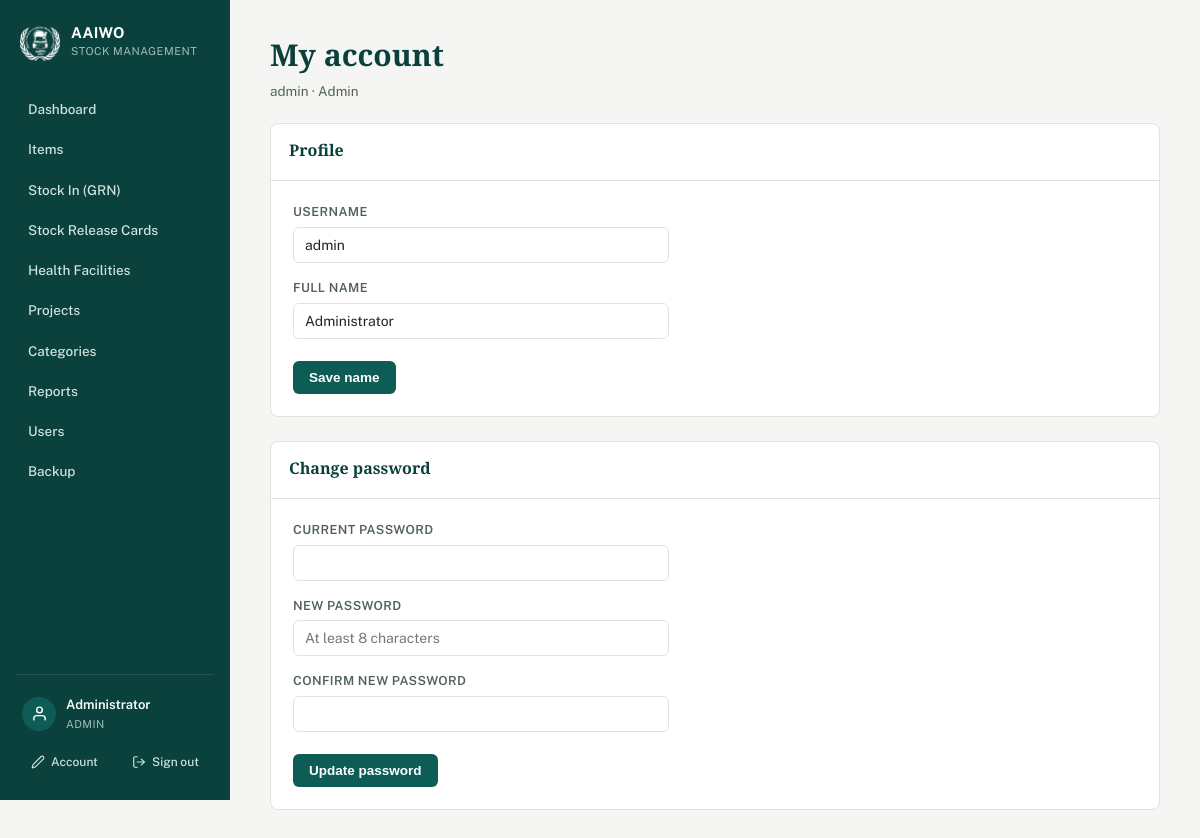
Screenshot of /my_account.php (signed in) with the database file from the repository.
### tables this page shows
CREATE TABLE Users (
            UserID INTEGER PRIMARY KEY AUTOINCREMENT,
            Username TEXT NOT NULL UNIQUE,
            PasswordHash TEXT NOT NULL,
            FullName TEXT,
            Role TEXT NOT NULL DEFAULT 'staff',
            Active INTEGER NOT NULL DEFAULT 1,
            MustChangePassword INTEGER NOT NULL DEFAULT 0,
            CreatedAt TEXT NOT NULL DEFAULT (datetime('now'))
        , FailedLoginAttempts INTEGER NOT NULL DEFAULT 0, LockedUntil TEXT, Office TEXT);

### includes/functions.php (called while the page is built, shortened)
<?php
require_once __DIR__ . '/../config/db.php';
function h(?string $s): string {
    return htmlspecialchars($s ?? '', ENT_QUOTES, 'UTF-8');
}
function current_user(): ?array {
    return $_SESSION['user_full'] ?? null;
}
function require_login(): void {
    $stmt = db()->prepare('SELECT * FROM Users WHERE UserID = ?');
    $stmt->execute([$_SESSION['user']['UserID']]);
}

### config/db.php (called while the page is built, shortened)
<?php
function db_file_path(): string {
    return __DIR__ . '/../data/stock_management.sqlite';
}
function db(): PDO {
    static $pdo = null;
    if ($pdo === null) {
        $path = db_file_path();
        $pdo = new PDO('sqlite:' . $path);
        $pdo->setAttribute(PDO::ATTR_ERRMODE, PDO::ERRMODE_EXCEPTION);
        $pdo->setAttribute(PDO::ATTR_DEFAULT_FETCH_MODE, PDO::FETCH_ASSOC);
        $pdo->exec('PRAGMA foreign_keys = ON');
        stockapp_migrate($pdo);
    }
    return $pdo;
}
function stockapp_migrate(PDO $pdo): void {
    $pdo->exec("
        CREATE TABLE IF NOT EXISTS Users (
            UserID INTEGER PRIMARY KEY AUTOINCREMENT,
            Username TEXT NOT NULL UNIQUE COLLATE NOCASE,
            PasswordHash TEXT NOT NULL,
            FullName TEXT,
            Role TEXT NOT NULL DEFAULT 'staff',
            Active INTEGER NOT NULL DEFAULT 1,
            MustChangePassword INTEGER NOT NULL DEFAULT 0,
            CreatedAt TEXT NOT NULL DEFAULT (datetime('now'))
        )
    ");
    $auditCols = [
        'CreatedByUserID' => 'INTEGER',
        'UpdatedByUserID' => 'INTEGER',
        'CreatedAt' => 'TEXT',
        'UpdatedAt' => 'TEXT',
        'GroupName' => 'TEXT',
    ];
    foreach (['StockReceipts', 'StockReleases'] as $table) {
        $existing = array_column($pdo->query('PRAGMA table_info(' . $table . ')')->fetchAll(), 'name');
    }
    $stockReleasesExists = (bool)$pdo->query("SELECT name FROM sqlite_master WHERE type='table' AND name='StockReleases'")->fetchColumn();
    if ($stockReleasesExists) {
        $existingReleaseCols = array_column($pdo->query('PRAGMA table_info(StockReleases)')->fetchAll(), 'name');
    }
    $pdo->exec('CREATE TABLE IF NOT EXISTS Projects (
        ProjectID INTEGER PRIMARY KEY AUTOINCREMENT,
        ProjectName TEXT NOT NULL,
        Description TEXT,
        CreatedByUserID INTEGER,
        CreatedAt TEXT,
        UpdatedByUserID INTEGER,
        UpdatedAt TEXT
    )');
    foreach (['Items', 'StockReceipts', 'StockReleases'] as $projectTable) {
        $existingCols = array_column($pdo->query('PRAGMA table_info(' . $projectTable . ')')->fetchAll(), 'name');
    }
    $categoriesExisted = (bool)$pdo->query("SELECT name FROM sqlite_master WHERE type='table' AND name='ItemCategories'")->fetchColumn();
    $pdo->exec('CREATE TABLE IF NOT EXISTS ItemCategories (
        CategoryID INTEGER PRIMARY KEY AUTOINCREMENT,
        CategoryName TEXT NOT NULL,
        CategoryNameLocal TEXT,
        CreatedAt TEXT
    )');
    $existingItemCols = array_column($pdo->query('PRAGMA table_info(Items)')->fetchAll(), 'name');
    $existingUserCols = array_column($pdo->query('PRAGMA table_info(Users)')->fetchAll(), 'name');
    foreach (['Items', 'HealthFacilities', 'StockReceipts', 'StockReleases'] as $table) {
        $tableExists = (bool)$pdo->query("SELECT name FROM sqlite_master WHERE type='table' AND name='$table'")->fetchColumn();
        $cols = array_column($pdo->query('PRAGMA table_info(' . $table . ')')->fetchAll(), 'name');
    }
    $hfTableExists = (bool)$pdo->query("SELECT name FROM sqlite_master WHERE type='table' AND name='HealthFacilities'")->fetchColumn();
    if ($hfTableExists) {
        $existingHfCols = array_column($pdo->query('PRAGMA table_info(HealthFacilities)')->fetchAll(), 'name');
    }
    $itemsTableExists = (bool)$pdo->query("SELECT name FROM sqlite_master WHERE type='table' AND name='Items'")->fetchColumn();
    if ($itemsTableExists) {
        $existingItemCols = array_column($pdo->query('PRAGMA table_info(Items)')->fetchAll(), 'name');
    }
    $userCount = (int)$pdo->query('SELECT COUNT(*) FROM Users')->fetchColumn();
}

### my_account.php (the view, shortened to what this page needs)
<?php
require __DIR__ . '/includes/functions.php';
require_login();
require __DIR__ . '/includes/header.php';
?>
<div class="page-head">
  <div>
    <h1>My account</h1>
    <p><?= h($me['Username']) ?> &middot; <?= h(ucfirst($me['Role'])) ?><?= $me['Role'] !== 'admin' ? ' · ' . h(office_label($me['Office'] ?? null)) : '' ?></p>
  </div>
</div>
<div class="panel">
  <div class="panel-head"><h2>Profile</h2></div>
  <form method="post" style="padding:22px;max-width:420px;">
    <div class="field">
      <label>Username</label>
      <input type="text" value="<?= h($me['Username']) ?>" disabled>
    </div>
    <div class="field">
      <label>Full name</label>
      <input type="text" name="FullName" value="<?= h($me['FullName'] ?? '') ?>">
    </div>
    <div class="actions">
      <button class="btn" type="submit">Save name</button>
    </div>
  </form>
</div>
<div class="panel">
  <div class="panel-head"><h2>Change password</h2></div>
  <form method="post" style="padding:22px;max-width:420px;">
    <div class="field">
      <label>Current password</label>
      <input type="password" name="CurrentPassword" required autocomplete="current-password">
    </div>
    <div class="field">
      <label>New password</label>
      <input type="password" name="NewPassword" required autocomplete="new-password" placeholder="At least 8 characters">
    </div>
    <div class="field">
      <label>Confirm new password</label>
      <input type="password" name="ConfirmPassword" required autocomplete="new-password">
    </div>
    <div class="actions">
      <button class="btn" type="submit">Update password</button>
    </div>
  </form>
</div>
<?php require __DIR__ . '/includes/footer.php'; ?>

### includes/header.php (shortened to what this page needs)
<?php
require_once __DIR__ . '/functions.php';
$me = current_user();
$current = basename($_SERVER['SCRIPT_NAME']);
$importType = $_GET['type'] ?? ($_POST['import_type'] ?? '');
$isImportGrn = ($current === 'import.php' && $importType !== 'card');
$isImportCard = ($current === 'import.php' && $importType === 'card');
?>
<!DOCTYPE html>
<html lang="en">
<head>
<?php
$cssPath = __DIR__ . '/../assets/style.css';
$cssVer = is_file($cssPath) ? filemtime($cssPath) : 1;
?>
<link rel="stylesheet" href="<?= isset($assetPrefix) ? $assetPrefix : '' ?>assets/style.css?v=<?= $cssVer ?>">
</head>
<body>
<div class="shell">
  <aside class="sidebar">
    <div class="brand" title="Afghan Alfouz Innovational Welfare Organization">
      <img src="<?= isset($assetPrefix) ? $assetPrefix : '' ?>assets/logo-white.png" alt="AAIWO" class="brand-mark-logo">
      <div>
        <div class="brand-title">AAIWO</div>
        <div class="brand-sub">Stock Management</div>
      </div>
    </div>
    <nav>
      <a href="index" class="<?= $current==='index.php'?'active':'' ?>">Dashboard</a>
      <a href="items" class="<?= in_array($current, ['items.php','item_form.php','import_items.php','export_items.php'], true) ? 'active' : '' ?>">Items</a>
      <a href="receipts" class="<?= (in_array($current, ['receipts.php','receipt_form.php','receipt_view.php','export_excel.php'], true) || $isImportGrn) ? 'active' : '' ?>">Stock In (GRN)</a>
      <a href="releases" class="<?= (in_array($current, ['releases.php','release_form.php','release_view.php','export_excel.php'], true) || $isImportCard) ? 'active' : '' ?>">Stock Release Cards</a>
      <a href="health_facilities" class="<?= in_array($current, ['health_facilities.php','hf_form.php','import_hf.php','export_hf.php'], true) ? 'active' : '' ?>">Health Facilities</a>
      <?php if (($me['Role'] ?? '') === 'admin'): ?>
        <a href="projects" class="<?= in_array($current, ['projects.php','project_form.php'], true) ? 'active' : '' ?>">Projects</a>
        <a href="categories" class="<?= in_array($current, ['categories.php','category_form.php'], true) ? 'active' : '' ?>">Categories</a>
        <a href="reports" class="<?= $current==='reports.php'?'active':'' ?>">Reports</a>
        <a href="users" class="<?= $current==='users.php'||$current==='user_form.php'?'active':'' ?>">Users</a>
        <a href="backup" class="<?= $current==='backup.php'?'active':'' ?>">Backup</a>
      <?php endif; ?>
    </nav>
    <div class="sidebar-account">
      <div class="account-card">
        <span class="account-avatar" aria-hidden="true">
          <svg viewBox="0 0 24 24" fill="none" stroke="currentColor" stroke-width="2" stroke-linecap="round" stroke-linejoin="round"><path d="M20 21v-2a4 4 0 0 0-4-4H8a4 4 0 0 0-4 4v2"></path><circle cx="12" cy="7" r="4"></circle></svg>
        </span>
        <div class="account-meta">
          <div class="account-name"><?= h($me['FullName'] ?? '') ?></div>
          <div class="account-role">
            <?= h(ucfirst($me['Role'] ?? '')) ?>
          </div>
        </div>
      </div>
      <div class="account-actions">
        <a href="my_account" class="account-action" title="My account">
          <svg viewBox="0 0 24 24" fill="none" stroke="currentColor" stroke-width="2" stroke-linecap="round" stroke-linejoin="round"><path d="M17 3a2.85 2.83 0 1 1 4 4L7.5 20.5 2 22l1.5-5.5Z"></path></svg>
          <span>Account</span>
        </a>
        <a href="logout" class="account-action" title="Sign out">
          <svg viewBox="0 0 24 24" fill="none" stroke="currentColor" stroke-width="2" stroke-linecap="round" stroke-linejoin="round"><path d="M9 21H5a2 2 0 0 1-2-2V5a2 2 0 0 1 2-2h4"></path><polyline points="16 17 21 12 16 7"></polyline><line x1="21" y1="12" x2="9" y2="12"></line></svg>
          <span>Sign out</span>
        </a>
      </div>
    </div>
  </aside>
  <main class="content">

### assets/style.css (style rules this page uses)
:root { --ink: #1B2621; --ink-soft: #52625A; --paper: #F5F6F3; --panel: #FFFFFF; --line: #DEE3DD; --teal: #0E5C56; --teal-dark: #0A413D; --teal-tint: #E4EFEC; --amber: #B5741E; --amber-tint: #FBF0DE; --red: #A3352B; --red-tint: #FBEAE8; --radius: 8px; }
* { box-sizing:border-box; }
html { -webkit-text-size-adjust:100%; }
body { margin:0; font-family:'Public Sans', system-ui, sans-serif; color:var(--ink); background:var(--paper); font-size:15px; line-height:1.5; overflow-x:hidden; }
h1,h2,h3 { font-family:'Source Serif 4', Georgia, serif; font-weight:700; margin:0 0 4px; color:var(--teal-dark); }
a { color:var(--teal);text-decoration:none; }
.shell { display:flex;min-height:100vh; }
.sidebar { width:230px; flex-shrink:0; background:var(--teal-dark); color:#EAF2F0; display:flex; flex-direction:column; padding:22px 16px; position:sticky; top:0; height:100vh; overflow-y:auto; }
.brand { display:flex;align-items:center;gap:11px;margin-bottom:28px;padding:0 4px; }
.brand-mark-logo { width:40px;height:40px;object-fit:contain; flex-shrink:0; }
.brand-title { font-weight:700;font-size:15px;color:#fff;line-height:1.2;letter-spacing:.02em; }
.brand-sub { font-size:11px;color:#9FBDB6;letter-spacing:.04em;text-transform:uppercase;margin-top:1px; }
.sidebar nav { display:flex;flex-direction:column;gap:2px; }
.sidebar nav a { color:#CFE3DE; padding:9px 12px; border-radius:6px; font-size:13.5px; font-weight:500; }
.sidebar-account { margin-top:auto; padding-top:14px; border-top:1px solid rgba(255,255,255,.10); }
.account-card { display:flex; align-items:center; gap:10px; padding:6px 6px; border-radius:10px; }
.account-avatar { width:34px;height:34px;flex-shrink:0; border-radius:50%; background:var(--teal); color:#fff; display:flex;align-items:center;justify-content:center; }
.account-avatar svg { width:17px;height:17px; }
.account-meta { min-width:0;overflow:hidden; }
.account-name { font-size:13px;font-weight:600;color:#fff; white-space:nowrap;overflow:hidden;text-overflow:ellipsis; }
.account-role { font-size:11px;color:#9FBDB6;text-transform:uppercase;letter-spacing:.04em;margin-top:1px; }
.account-actions { display:flex;gap:4px;margin-top:8px; }
.account-action { flex:1; display:flex;align-items:center;justify-content:center;gap:6px; padding:7px 6px; border-radius:7px; font-size:12px;font-weight:500; color:#CFE3DE; white-space:nowrap; }
.account-action svg { width:14px;height:14px;flex-shrink:0; }
.content { flex:1;padding:32px 40px;max-width:1180px; }
.page-head { display:flex;justify-content:space-between;align-items:flex-end;margin-bottom:22px;gap:16px;flex-wrap:wrap; }
.page-head p { margin:2px 0 0;color:var(--ink-soft);font-size:13.5px; }
.panel { background:var(--panel);border:1px solid var(--line);border-radius:var(--radius);overflow:hidden;margin-bottom:24px; }
.panel-head { padding:14px 18px;border-bottom:1px solid var(--line);display:flex;justify-content:space-between;align-items:center;gap:10px;flex-wrap:wrap; }
.panel-head h2 { font-size:16px; }
.btn { display:inline-flex;align-items:center;gap:6px; background:var(--teal);color:#fff;border:none; padding:9px 16px;border-radius:6px;font-size:13.5px;font-weight:600; cursor:pointer;text-decoration:none; }
.field { margin-bottom:16px; }
.field label { display:block;font-size:12.5px;font-weight:600;color:var(--ink-soft);margin-bottom:5px;text-transform:uppercase;letter-spacing:.03em; }
.field input, .field select, .field textarea { width:100%;padding:9px 11px;border:1px solid var(--line);border-radius:6px; font-family:inherit;font-size:14px;background:#fff;color:var(--ink); }
.actions { display:flex;gap:10px;margin-top:22px; }

### rows the page displays
users: FullName "Administrator", Role "ADMIN", Username "admin", Role "Admin"
